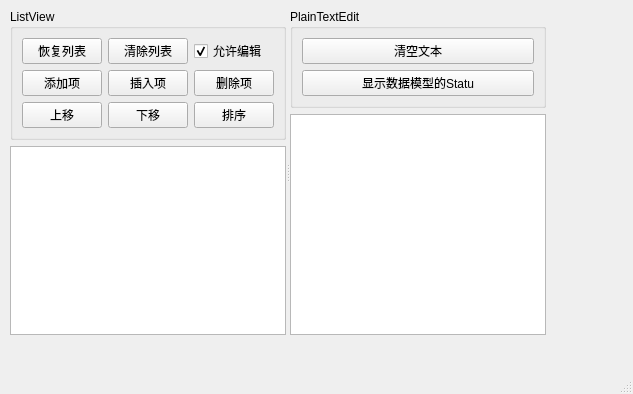
<?xml version="1.0" encoding="UTF-8"?>
<ui version="4.0">
 <class>MainWindow</class>
 <widget class="QMainWindow" name="MainWindow">
  <property name="geometry">
   <rect>
    <x>0</x>
    <y>0</y>
    <width>633</width>
    <height>394</height>
   </rect>
  </property>
  <property name="windowTitle">
   <string>MainWindow</string>
  </property>
  <widget class="QWidget" name="centralwidget">
   <widget class="QSplitter" name="splitter">
    <property name="geometry">
     <rect>
      <x>10</x>
      <y>9</y>
      <width>536</width>
      <height>326</height>
     </rect>
    </property>
    <property name="orientation">
     <enum>Qt::Horizontal</enum>
    </property>
    <widget class="QWidget" name="">
     <layout class="QVBoxLayout" name="verticalLayout">
      <item>
       <widget class="QGroupBox" name="groupBox">
        <property name="title">
         <string>ListView</string>
        </property>
        <layout class="QGridLayout" name="gridLayout">
         <item row="0" column="0">
          <widget class="QPushButton" name="btnIniList">
           <property name="text">
            <string>恢复列表</string>
           </property>
          </widget>
         </item>
         <item row="0" column="1">
          <widget class="QPushButton" name="btnListClear">
           <property name="text">
            <string>清除列表</string>
           </property>
          </widget>
         </item>
         <item row="0" column="2">
          <widget class="QCheckBox" name="chkEditable">
           <property name="text">
            <string>允许编辑</string>
           </property>
           <property name="checked">
            <bool>true</bool>
           </property>
          </widget>
         </item>
         <item row="1" column="0">
          <widget class="QPushButton" name="btnListAppend">
           <property name="text">
            <string>添加项</string>
           </property>
          </widget>
         </item>
         <item row="1" column="1">
          <widget class="QPushButton" name="btnListInsert">
           <property name="text">
            <string>插入项</string>
           </property>
          </widget>
         </item>
         <item row="1" column="2">
          <widget class="QPushButton" name="btnListDelete">
           <property name="text">
            <string>删除项</string>
           </property>
          </widget>
         </item>
         <item row="2" column="0">
          <widget class="QPushButton" name="btnListMoveUp">
           <property name="text">
            <string>上移</string>
           </property>
          </widget>
         </item>
         <item row="2" column="1">
          <widget class="QPushButton" name="btnListMoveDown">
           <property name="text">
            <string>下移</string>
           </property>
          </widget>
         </item>
         <item row="2" column="2">
          <widget class="QPushButton" name="btnListSort">
           <property name="text">
            <string>排序</string>
           </property>
           <property name="checkable">
            <bool>true</bool>
           </property>
          </widget>
         </item>
        </layout>
       </widget>
      </item>
      <item>
       <widget class="QListView" name="listView"/>
      </item>
     </layout>
    </widget>
    <widget class="QWidget" name="">
     <layout class="QVBoxLayout" name="verticalLayout_3">
      <item>
       <widget class="QGroupBox" name="groupBox_2">
        <property name="title">
         <string>PlainTextEdit</string>
        </property>
        <layout class="QVBoxLayout" name="verticalLayout_2">
         <item>
          <widget class="QPushButton" name="btnTextClear">
           <property name="text">
            <string>清空文本</string>
           </property>
          </widget>
         </item>
         <item>
          <widget class="QPushButton" name="btnTextImport">
           <property name="text">
            <string>显示数据模型的Statu</string>
           </property>
          </widget>
         </item>
        </layout>
       </widget>
      </item>
      <item>
       <widget class="QPlainTextEdit" name="plainTextEdit"/>
      </item>
     </layout>
    </widget>
   </widget>
  </widget>
  <widget class="QMenuBar" name="menubar">
   <property name="geometry">
    <rect>
     <x>0</x>
     <y>0</y>
     <width>633</width>
     <height>21</height>
    </rect>
   </property>
  </widget>
  <widget class="QStatusBar" name="statusbar"/>
 </widget>
 <resources/>
 <connections/>
</ui>
